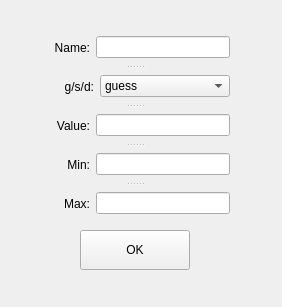
<?xml version="1.0" encoding="UTF-8"?>
<ui version="4.0">
 <class>Form</class>
 <widget class="QWidget" name="Form">
  <property name="geometry">
   <rect>
    <x>0</x>
    <y>0</y>
    <width>282</width>
    <height>307</height>
   </rect>
  </property>
  <property name="windowTitle">
   <string>Form</string>
  </property>
  <widget class="QPushButton" name="pB_set">
   <property name="geometry">
    <rect>
     <x>80</x>
     <y>230</y>
     <width>110</width>
     <height>40</height>
    </rect>
   </property>
   <property name="text">
    <string>OK</string>
   </property>
  </widget>
  <widget class="QSplitter" name="splitter">
   <property name="geometry">
    <rect>
     <x>40</x>
     <y>30</y>
     <width>190</width>
     <height>191</height>
    </rect>
   </property>
   <property name="orientation">
    <enum>Qt::Vertical</enum>
   </property>
   <widget class="QWidget" name="">
    <layout class="QHBoxLayout" name="horizontalLayout_5">
     <item>
      <widget class="QLabel" name="label_5">
       <property name="minimumSize">
        <size>
         <width>50</width>
         <height>20</height>
        </size>
       </property>
       <property name="text">
        <string>Name:</string>
       </property>
       <property name="alignment">
        <set>Qt::AlignRight|Qt::AlignTrailing|Qt::AlignVCenter</set>
       </property>
      </widget>
     </item>
     <item>
      <widget class="QLineEdit" name="lE_name">
       <property name="minimumSize">
        <size>
         <width>130</width>
         <height>20</height>
        </size>
       </property>
      </widget>
     </item>
    </layout>
   </widget>
   <widget class="QWidget" name="">
    <layout class="QHBoxLayout" name="horizontalLayout">
     <item>
      <widget class="QLabel" name="label_4">
       <property name="minimumSize">
        <size>
         <width>50</width>
         <height>20</height>
        </size>
       </property>
       <property name="text">
        <string>g/s/d:</string>
       </property>
       <property name="alignment">
        <set>Qt::AlignRight|Qt::AlignTrailing|Qt::AlignVCenter</set>
       </property>
      </widget>
     </item>
     <item>
      <widget class="QComboBox" name="comBox_gsd">
       <property name="minimumSize">
        <size>
         <width>130</width>
         <height>20</height>
        </size>
       </property>
       <item>
        <property name="text">
         <string>guess</string>
        </property>
       </item>
       <item>
        <property name="text">
         <string>set</string>
        </property>
       </item>
       <item>
        <property name="text">
         <string>def</string>
        </property>
       </item>
      </widget>
     </item>
    </layout>
   </widget>
   <widget class="QWidget" name="">
    <layout class="QHBoxLayout" name="horizontalLayout_2">
     <item>
      <widget class="QLabel" name="label">
       <property name="minimumSize">
        <size>
         <width>50</width>
         <height>20</height>
        </size>
       </property>
       <property name="text">
        <string>Value:</string>
       </property>
       <property name="alignment">
        <set>Qt::AlignRight|Qt::AlignTrailing|Qt::AlignVCenter</set>
       </property>
      </widget>
     </item>
     <item>
      <widget class="QLineEdit" name="lE_value">
       <property name="minimumSize">
        <size>
         <width>130</width>
         <height>20</height>
        </size>
       </property>
      </widget>
     </item>
    </layout>
   </widget>
   <widget class="QWidget" name="">
    <layout class="QHBoxLayout" name="horizontalLayout_3">
     <item>
      <widget class="QLabel" name="label_2">
       <property name="minimumSize">
        <size>
         <width>50</width>
         <height>20</height>
        </size>
       </property>
       <property name="text">
        <string>Min:</string>
       </property>
       <property name="alignment">
        <set>Qt::AlignRight|Qt::AlignTrailing|Qt::AlignVCenter</set>
       </property>
      </widget>
     </item>
     <item>
      <widget class="QLineEdit" name="lE_min">
       <property name="minimumSize">
        <size>
         <width>130</width>
         <height>20</height>
        </size>
       </property>
      </widget>
     </item>
    </layout>
   </widget>
   <widget class="QWidget" name="">
    <layout class="QHBoxLayout" name="horizontalLayout_4">
     <item>
      <widget class="QLabel" name="label_3">
       <property name="minimumSize">
        <size>
         <width>50</width>
         <height>20</height>
        </size>
       </property>
       <property name="text">
        <string>Max:</string>
       </property>
       <property name="alignment">
        <set>Qt::AlignRight|Qt::AlignTrailing|Qt::AlignVCenter</set>
       </property>
      </widget>
     </item>
     <item>
      <widget class="QLineEdit" name="lE_max">
       <property name="minimumSize">
        <size>
         <width>130</width>
         <height>20</height>
        </size>
       </property>
      </widget>
     </item>
    </layout>
   </widget>
  </widget>
 </widget>
 <resources/>
 <connections/>
</ui>
